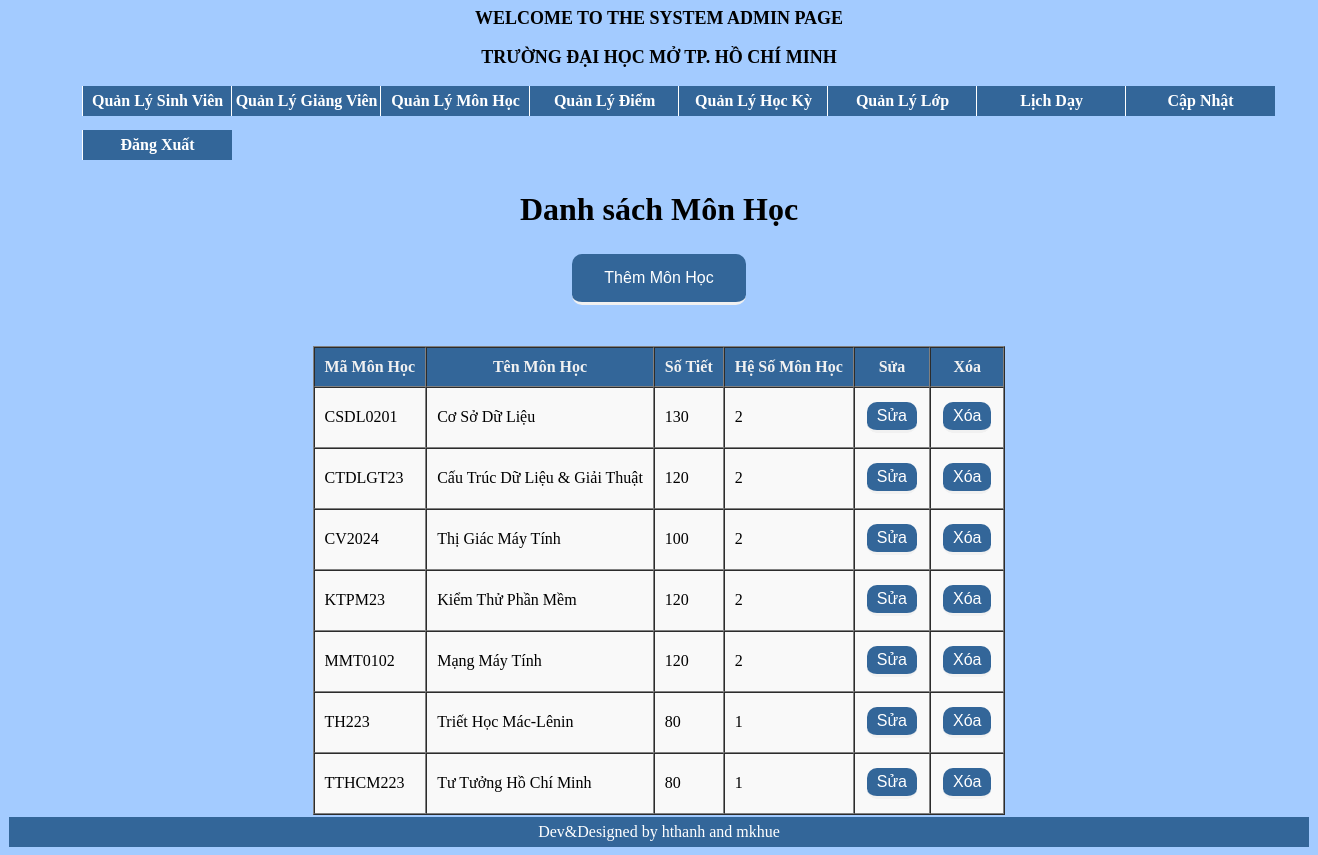
/admin/index.php?mod=mh (signed in), run on the app's committed database.
### tables this page shows
CREATE TABLE `monhoc` (
  `MaMonHoc` varchar(15) NOT NULL,
  `TenMonHoc` varchar(50) NOT NULL,
  `SoTiet` int(20) NOT NULL,
  `HeSoMonHoc` int(1) NOT NULL
);

### classes/monhoc.class.php (called while the page is built, shortened)
<?php
class monhoc extends DB
{
    function allmon()
    {
        $con=$this->connect();
        $sql="select * from monhoc";
        $query=mysqli_query($con,$sql);
        $result=array();
        if($query)
        {
            while($row=mysqli_fetch_assoc($query))
            {
                $result[]=$row;
            }
        }
        return $result;
    }
}
?>

### admin/monhoc/hienthimon.php (the view, shortened to what this page needs)
<?php
require "../classes/monhoc.class.php";
$con=new monhoc();
$mon=$con->allmon();
?>
<!DOCTYPE html>
<html>
<head>
</head>
<body>
<h1 align="center"style="font-family:Tahoma;font-weight: bold">Danh sách Môn Học</h1>
<h3 align="center">
    <a href="monhoc/themmon.php">
        <button type = "button" class = "add-button" >Thêm Môn Học</button>
    </a>
</h3>
<table align="center" border="1" cellspacing="0" cellpadding="10">
    <tr class = "ToT" >
        <td>Mã Môn Học</td>
        <td>Tên Môn Học</td>
        <td>Số Tiết</td>
        <td>Hệ Số Môn Học</td>
        <td>Sửa</td>
        <td>Xóa</td>
    </tr>
    <?php foreach ($mon as $item){ ?>
        <tr style="background-color: #f9f9f9;">
            <td><?php echo $item['MaMonHoc']; ?></td>
            <td><?php echo $item['TenMonHoc']; ?></td>
            <td><?php echo $item['SoTiet']; ?></td>
            <td><?php echo $item['HeSoMonHoc']; ?></td>
            <td><?php echo "<a href='monhoc/suamon.php?id=$item[MaMonHoc]'>
            <button type='button' class = 'fix-button'> Sửa </button>
            </a>"; ?></td>
                <td> <?php echo "<a href='monhoc/xoamon.php?id=$item[MaMonHoc]' onclick='return XacNhan();'>
                <button type='button' class = 'fix-button' >Xóa</button>
                </a>"; ?>
            </td>
        </tr>
    <?php } ?>
    <br/>
</table>

### assets/css/css/stylea.css (style rules this page uses)
.ToT { color: #f1f1f1; background-color: #336699; text-align: center; font-weight: bold; }

### data on the page
monhoc: MaMonHoc "CSDL0201", TenMonHoc "Cơ Sở Dữ Liệu", SoTiet "130", HeSoMonHoc "2"
monhoc: MaMonHoc "CTDLGT23", TenMonHoc "Cấu Trúc Dữ Liệu & Giải Thuật", SoTiet "120", HeSoMonHoc "2"
monhoc: MaMonHoc "CV2024", TenMonHoc "Thị Giác Máy Tính", SoTiet "100", HeSoMonHoc "2"
monhoc: MaMonHoc "KTPM23", TenMonHoc "Kiểm Thử Phần Mềm", SoTiet "120", HeSoMonHoc "2"
monhoc: MaMonHoc "MMT0102", TenMonHoc "Mạng Máy Tính", SoTiet "120", HeSoMonHoc "2"
monhoc: MaMonHoc "TH223", TenMonHoc "Triết Học Mác-Lênin", SoTiet "80", HeSoMonHoc "1"
monhoc: MaMonHoc "TTHCM223", TenMonHoc "Tư Tưởng Hồ Chí Minh", SoTiet "80", HeSoMonHoc "1"
